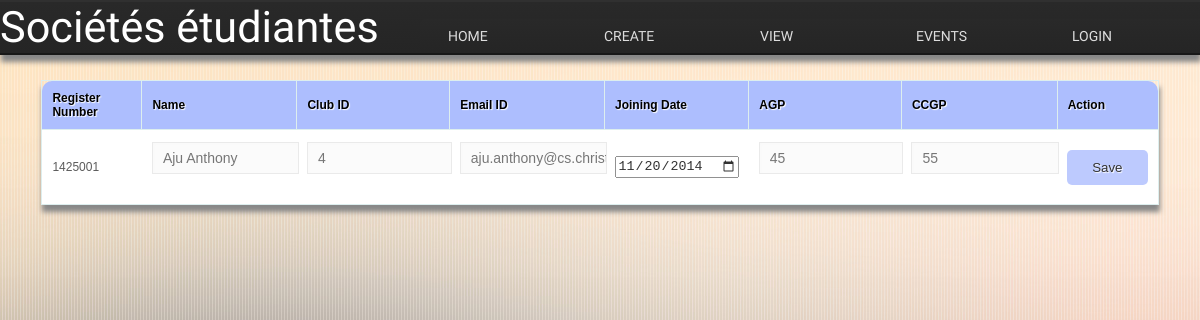
Page /studentupdate.php?id=1425001 on the earlier database version.
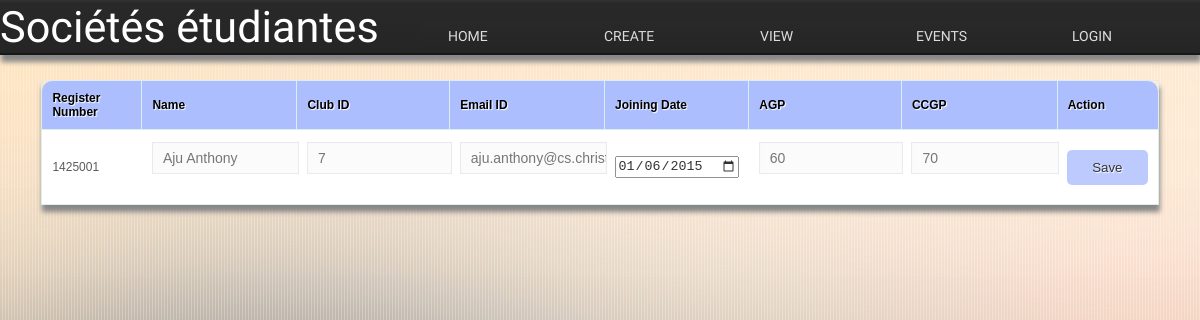
Same page on the later database version.
### tables this page shows
CREATE TABLE `student` (
  `registerno` int(7) NOT NULL DEFAULT '0',
  `name` varchar(30) NOT NULL,
  `clubid` int(5) NOT NULL,
  `emailid` varchar(60) DEFAULT NULL,
  `joindate` date NOT NULL,
  `AGP` mediumint(9) DEFAULT NULL,
  `CCGP` mediumint(9) DEFAULT NULL,
  PRIMARY KEY (`registerno`),
  KEY `clubid` (`clubid`),
  CONSTRAINT `student_ibfk_1` FOREIGN KEY (`clubid`) REFERENCES `club` (`clubid`)
);

### studentupdate.php (the view, shortened to what this page needs)
<!DOCTYPE html>
	<head>
		<link rel="stylesheet" href="css/style.css">
	</head>
	<body>
	<?php
		include "nav.php";
		$con=mysqli_connect("localhost","root","") or die("not connected");
		$updateid=$_GET['id'];
		$sql = "SELECT * FROM student where registerno=".$updateid;
		$result = mysqli_query($con, $sql);
		?>
		<form name="update" method="POST" action="updatedstudent.php" class="update">
		<?php
		if (mysqli_num_rows($result) > 0)
		{
    		echo "<table border='1' cellpadding='5' cellspacing='5' width='90%'> <thead><tr><th> Register Number </th> <th> Name </th> <th> Club ID </th> <th> Email ID </th> <th> Joining Date </th> <th> AGP </th> <th> CCGP </th> <th> Action </th></tr></thead>";
        	while($row = mysqli_fetch_assoc($result))
    		{	$name=$row['name'];
   		 		echo "<input type='hidden' name='registerno' value=".$row['registerno'].">
   		 		<tr> <td>".$row['registerno']."</td>
        		<td><input type='text' name='name' pattern='[A-Za-z]+\s[A-Za-z]+' title='Only alphabets allowed' value='$name'> </td>
        		<td><input type='text' name='clubid' required pattern='[0-9]{2}' title='Enter 2 digit Hobby ID Club' value=". $row["clubid"]. "></td>
        		<td><input type='email' name='emailid' value=". $row["emailid"]. "></td>
        		<td><input type='date' name='joindate' pattern='[0-9]{4}-(0[1-9]|1[012])-(0[1-9]|1[0-9]|2[0-9]|3[01])' title='Enter Date in YYYY-MM-DD format' required value=" . $row["joindate"]. "></td>
        		<td><input type='text' placeholder='Academic Grade Point' name='agp' required pattern='[0-9]{2}' title='Enter 2 digit Academic Grade Point' value=".$row['AGP']."> </td>
				<td><input type='text' placeholder='Co-Curricular Grade Point' name='ccgp' required pattern='[0-9]{2}' title='Enter 2 digit Co-Curricular Grade Point' value=".$row['CCGP']."> </td>
        		<td> <input type='submit' value='Save'></td>
        		</tr> </br>";
	  		}
	  		echo "</table>";
		}
		else
 		{
    		echo "0 results";
		}
	?>
	</form>
	</body>
	</html>

Differences in the rows shown:
changed student "Aju Anthony": clubid "4" → "7"; joindate "11/20/2014" → "01/06/2015"; agp "45" → "60"; ccgp "55" → "70"
